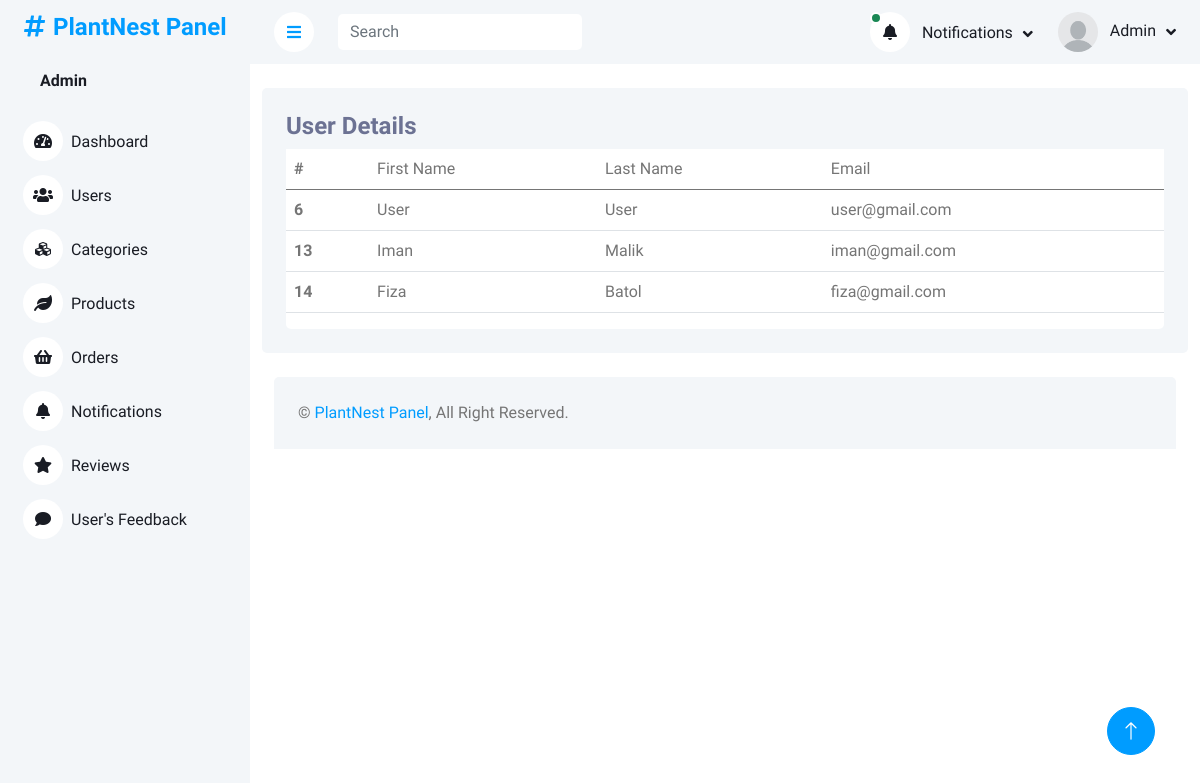
Page /plantnest/adminPanel/users.php (signed in) on the earlier database version.
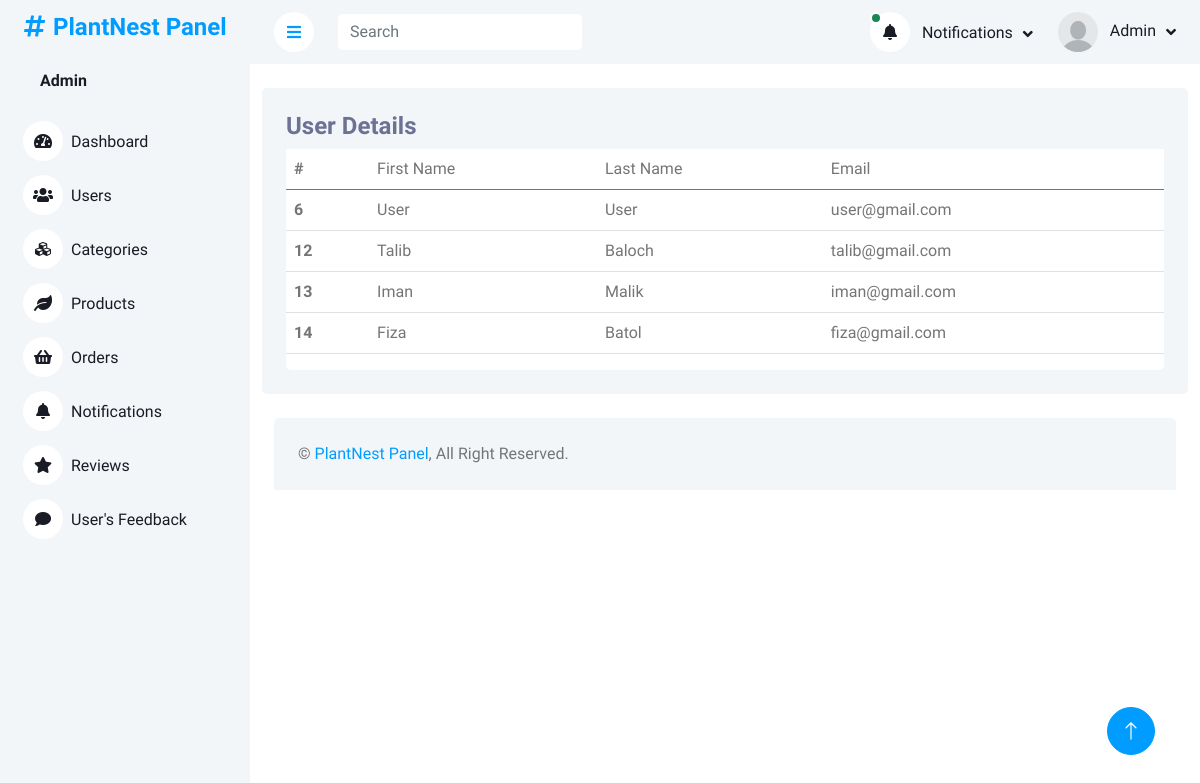
Same page on the later database version.
### tables this page shows
CREATE TABLE `users` (
  `userID` int(11) NOT NULL,
  `firstName` varchar(225) DEFAULT NULL,
  `lastName` varchar(225) DEFAULT NULL,
  `userEmail` varchar(225) NOT NULL,
  `userPassword` varchar(225) DEFAULT NULL
);

### plantnest/adminPanel/users.php (the view, shortened to what this page needs)
<?php
include_once('header_admin.php')
?>
<div class="container pt-4">
    <div class="bg-light rounded p-4">
        <div class="row">
            <div class="col-12">
                <div class="bg-white rounded h-100 ">
                    <div class="d-flex bg-light justify-content-between">
                        <h4>User Details  </h4>
                    </div>
                    <div class="table-responsive bg- ">
                        <table class="table">
                            <thead>
                                <tr>
                                    <th scope="col">#</th>
                                    <td>First Name</td>
                                    <td>Last Name</td>
                                    <td>Email </td>
                                </tr>
                            </thead>
                            <tbody>
                                <?php
                        $query = $pdo->query("SELECT * FROM users");
                        $result = $query->fetchAll(PDO::FETCH_ASSOC);
                        foreach($result as $row){
                        ?>
                                <tr class="tr-row">
                                    <th scope="row">
                                        <?php echo $row['userID'] ?>
                                    </th>
                                    <td>
                                        <?php echo ucfirst($row['firstName']) ?>
                                    </td>
                                    <td>
                                        <?php echo ucfirst($row['lastName'] )?>
                                    </td>
                                    <td>
                                        <?php echo $row['userEmail'] ?>
                                    </td>
                                </tr>
                                <?php
                        };
                                       ?>
                            </tbody>
                        </table>
                    </div>
                </div>
            </div>
        </div>
    </div>
</div>
<?php
include('footer.php')
?>

Differences in the rows shown:
added users: userID "12", firstName "Talib", lastName "Baloch", userEmail "talib@gmail.com"
